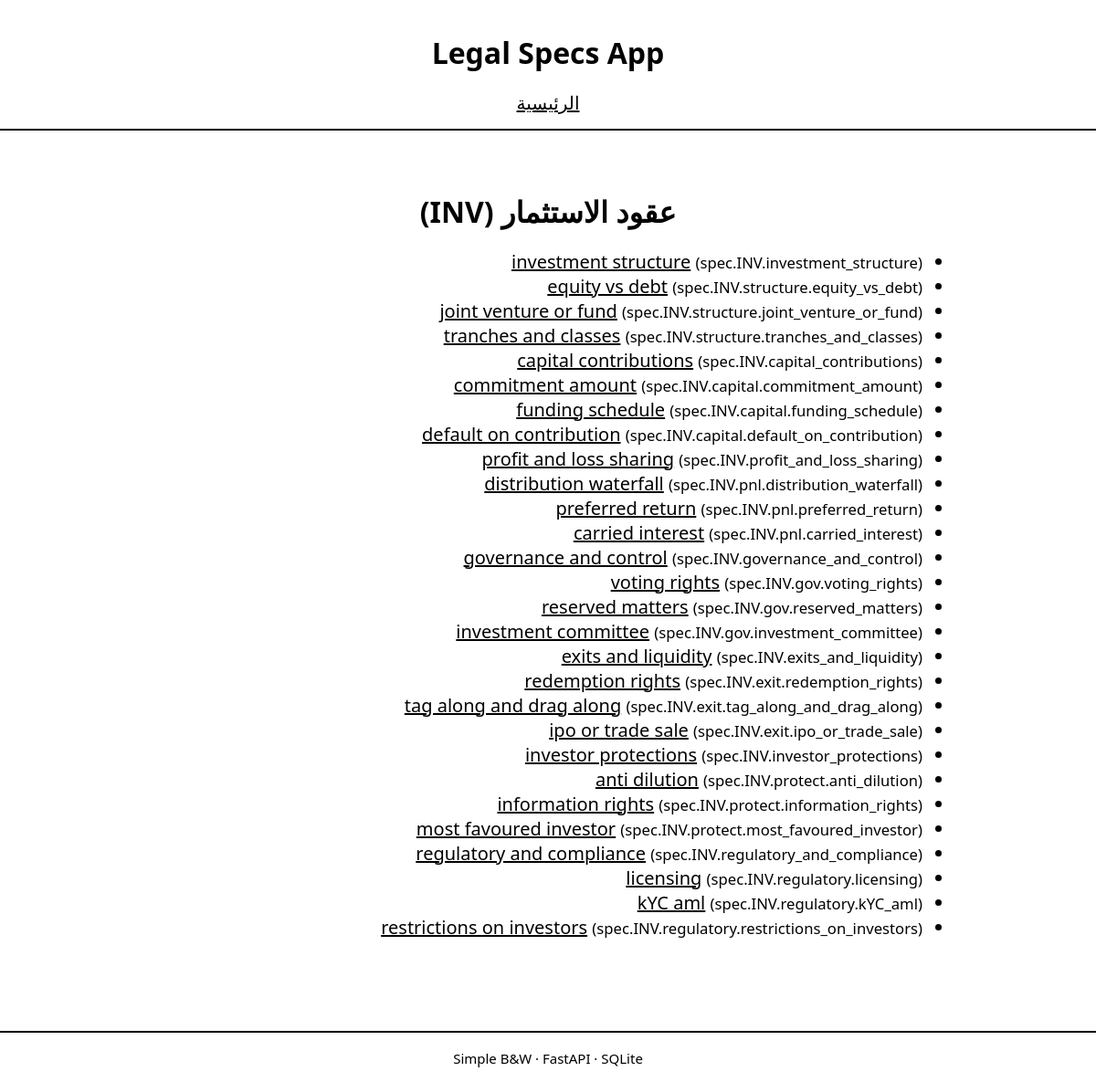
Page /category/INV on the committed database.
### app/models.py (models this page shows)
class Category(Base):
    __tablename__ = "categories"
    id = Column(Integer, primary_key=True, index=True)
    slug = Column(String, unique=True, index=True)
    name_ar = Column(String)
    name_en = Column(String)
    nodes = relationship("Node", back_populates="category")

class Node(Base):
    __tablename__ = "nodes"
    id = Column(Integer, primary_key=True, index=True)
    category_id = Column(Integer, ForeignKey("categories.id"))
    spec_code = Column(String, index=True)
    spec_id = Column(String, unique=True, nullable=True)
    title = Column(String)
    path = Column(String)
    category = relationship("Category", back_populates="nodes")
    versions = relationship(
        "ContentVersion",
        back_populates="node",
        order_by="ContentVersion.version.desc()",
    )

### app/main.py (the view)
@app.get("/category/{slug}", response_class=HTMLResponse)
def category_detail(slug: str, request: Request, db: Session = Depends(get_db)):
    category = db.query(Category).filter(Category.slug == slug).first()
    if not category:
        raise HTTPException(status_code=404, detail="Category not found")
    nodes = category.nodes
    return templates.TemplateResponse(
        "category.html",
        {"request": request, "category": category, "nodes": nodes},
    )

### app/templates/category.html
{% extends "base.html" %}
{% block content %}
<h2>{{ category.name_ar }} ({{ category.slug }})</h2>
<ul>
    {% for node in nodes %}
        <li>
            <a href="/node/{{ node.id }}">{{ node.title or node.spec_code }}</a>
            <small>({{ node.spec_code }})</small>
        </li>
    {% else %}
        <li>لا يوجد بنود بعد.</li>
    {% endfor %}
</ul>
{% endblock %}

### static/style.css (style rules this page uses)
body { font-family: system-ui, sans-serif; background: #fff; color: #000; margin: 0; padding: 0; font-size: 20px; }
h1, h2 { font-size: 32px; margin-bottom: 20px; text-align: center; }
a { color: #000; text-decoration: underline; font-size: 20px; }

### rows in the picture
Category: name_ar "عقود الاستثمار", slug "INV"
Node: title "investment structure", spec_code "spec.INV.investment_structure"
Node: title "equity vs debt", spec_code "spec.INV.structure.equity_vs_debt"
Node: title "joint venture or fund", spec_code "spec.INV.structure.joint_venture_or_fund"
Node: title "tranches and classes", spec_code "spec.INV.structure.tranches_and_classes"
Node: title "capital contributions", spec_code "spec.INV.capital_contributions"
Node: title "commitment amount", spec_code "spec.INV.capital.commitment_amount"
Node: title "funding schedule", spec_code "spec.INV.capital.funding_schedule"
Node: title "default on contribution", spec_code "spec.INV.capital.default_on_contribution"
Node: title "profit and loss sharing", spec_code "spec.INV.profit_and_loss_sharing"
Node: title "distribution waterfall", spec_code "spec.INV.pnl.distribution_waterfall"
Node: title "preferred return", spec_code "spec.INV.pnl.preferred_return"
Node: title "carried interest", spec_code "spec.INV.pnl.carried_interest"
Node: title "governance and control", spec_code "spec.INV.governance_and_control"
Node: title "voting rights", spec_code "spec.INV.gov.voting_rights"
Node: title "reserved matters", spec_code "spec.INV.gov.reserved_matters"
Node: title "investment committee", spec_code "spec.INV.gov.investment_committee"
Node: title "exits and liquidity", spec_code "spec.INV.exits_and_liquidity"
Node: title "redemption rights", spec_code "spec.INV.exit.redemption_rights"
Node: title "tag along and drag along", spec_code "spec.INV.exit.tag_along_and_drag_along"
Node: title "ipo or trade sale", spec_code "spec.INV.exit.ipo_or_trade_sale"
Node: title "investor protections", spec_code "spec.INV.investor_protections"
Node: title "anti dilution", spec_code "spec.INV.protect.anti_dilution"
Node: title "information rights", spec_code "spec.INV.protect.information_rights"
Node: title "most favoured investor", spec_code "spec.INV.protect.most_favoured_investor"
Node: title "regulatory and compliance", spec_code "spec.INV.regulatory_and_compliance"
Node: title "licensing", spec_code "spec.INV.regulatory.licensing"
Node: title "kYC aml", spec_code "spec.INV.regulatory.kYC_aml"
Node: title "restrictions on investors", spec_code "spec.INV.regulatory.restrictions_on_investors"
